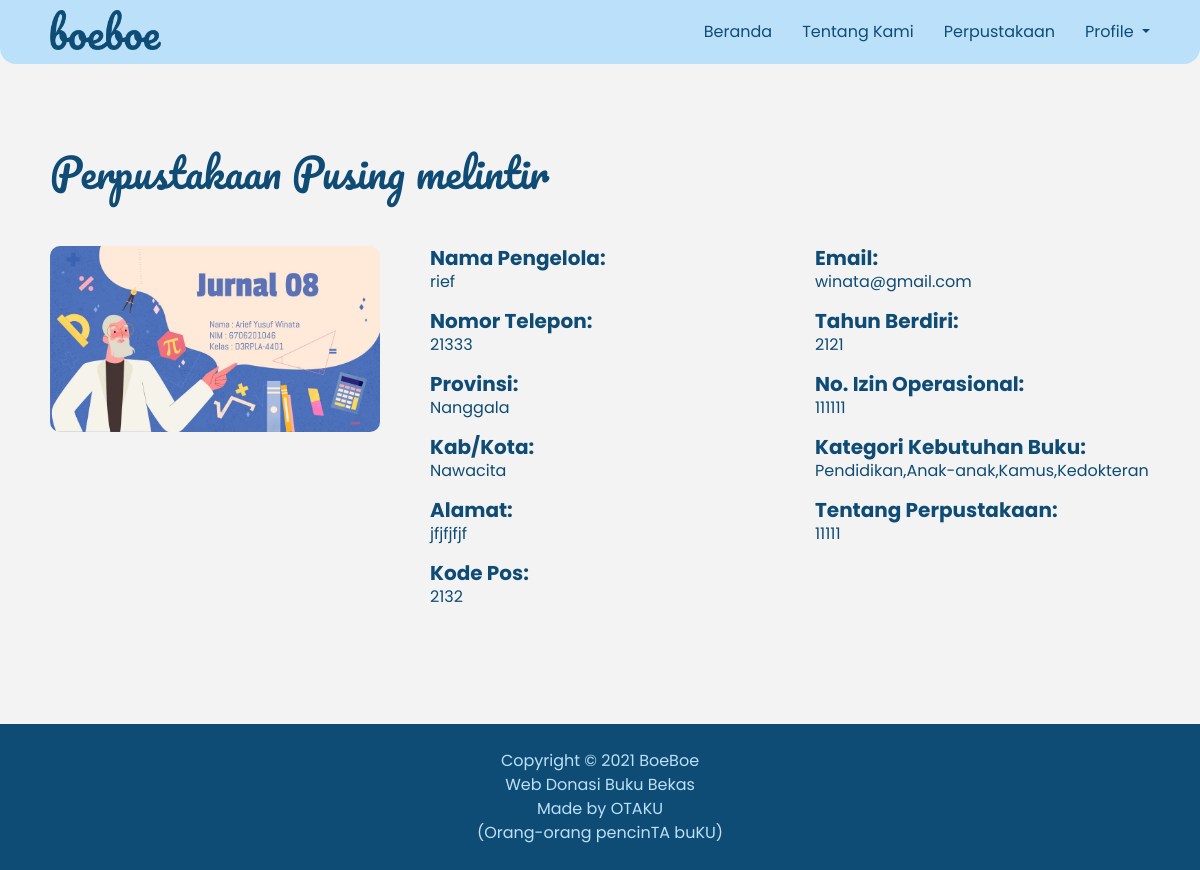
/assets/detailPerpus.php?id=43 (signed in), run on the app's committed database.
### tables this page shows
CREATE TABLE `perpus_daftar` (
  `id_perpus` int(11) NOT NULL,
  `id_loginPerpus` int(11) NOT NULL,
  `namaPengelola_perpus` varchar(100) NOT NULL,
  `nama_perpus` varchar(100) NOT NULL,
  `tahunBerdiri_perpus` varchar(50) NOT NULL,
  `noIzin_perpus` int(50) NOT NULL,
  `id_alamatPerpus` int(11) NOT NULL,
  `id_kategoriPerpus` int(11) NOT NULL,
  `noTelepon_perpus` int(50) NOT NULL,
  `tentang_perpus` varchar(100) NOT NULL,
  `gambar_perpus` varchar(100) NOT NULL
);

CREATE TABLE `perpus_alamat` (
  `id_alamatPerpusAktif` int(11) NOT NULL,
  `provinsi` varchar(100) NOT NULL,
  `kabupaten_kota` varchar(100) NOT NULL,
  `kecamatan` varchar(100) NOT NULL,
  `desa_kelurahan` varchar(100) NOT NULL,
  `rt` varchar(50) NOT NULL,
  `rw` varchar(50) NOT NULL,
  `jalan` varchar(100) NOT NULL,
  `kodePos` int(5) NOT NULL
);

CREATE TABLE `perpus_aktif` (
  `id_akunPerpus` int(11) NOT NULL,
  `email_perpus` varchar(100) NOT NULL,
  `password_perpus` varchar(200) NOT NULL
);

CREATE TABLE `kategori_kebutuhan` (
  `id_kategori` int(11) NOT NULL,
  `jenis_kategori` varchar(200) NOT NULL
);

### assets/detailPerpus.php (the view, shortened to what this page needs)
<?php
    require "../action/config.php";
    $id = $_GET['id'];
    $query = "SELECT * FROM `perpus_daftar`
    JOIN `perpus_alamat` ON `perpus_alamat`.id_alamatPerpusAktif = `perpus_daftar`.id_alamatPerpus
    JOIN `perpus_aktif` ON `perpus_aktif`.id_akunPerpus = `perpus_daftar`.id_loginPerpus
    JOIN `kategori_kebutuhan` ON `kategori_kebutuhan`.id_kategori = `perpus_daftar`.id_kategoriPerpus
    WHERE id_perpus = $id ";
    $result = mysqli_query($conn, $query);
    $data = mysqli_fetch_assoc($result);
?>
<!DOCTYPE html>
<html lang="id">
<head>
    <link href="https://cdn.jsdelivr.net/npm/bootstrap@5.0.0-beta3/dist/css/bootstrap.min.css" rel="stylesheet"
>
</head>
<body>
    <header>
        <div class="header">
            <img src="../image/logo-boeboe.png" alt="logo-boeboe">
        </div>
        <div class="navi">
            <ul>
                <li><a href="berandaPerpus.php#">Beranda</a></li>
                <li><a href="berandaPerpus.php#tentang-kami">Tentang Kami</a></li>
                <li><a href="listPerpustakaan.php">Perpustakaan</a></li>
                <li>
                    <div class="dropdown">
                        <a class="masuk dropdown-toggle" href="#" id="navbarDarkDropdownMenuLink" role="button"
                            data-bs-toggle="dropdown" aria-expanded="false">
                            Profile
                        </a>
                    </div>
                </li>
            </ul>
        </div>
    </header>
    <div class="main">
        <div class="main-content">
            <div class="row">
                <h1 class="col-10">Perpustakaan <?php echo $data['nama_perpus'];?></h1>
            </div>
            <div class="content">
                <div style="width: 30%;">
                    <img src="../<?php echo $data['gambar_perpus'];?>" alt="Perpustakaan">
                </div>
                <div class="display-one">
                    <div>
                        <h5>Nama Pengelola:</h5>
                        <p><?php echo $data['namaPengelola_perpus'];?></p>
                    </div>
                    <div>
                        <h5>Nomor Telepon:</h5>
                        <p><?php echo $data['noTelepon_perpus'];?></p>
                    </div>
                    <div>
                        <h5>Provinsi:</h5>
                        <p><?php echo $data['provinsi'];?></p>
                    </div>
                    <div>
                        <h5>Kab/Kota:</h5>
                        <p><?php echo $data['kabupaten_kota'];?></p>
                    </div>
                    <div>
                        <h5>Alamat:</h5>
                        <p><?php echo $data['jalan'];?></p>
                    </div>
                    <div>
                        <h5>Kode Pos:</h5>
                        <p><?php echo $data['kodePos'];?></p>
                    </div>
                </div>
                <div class="display-two">
                    <div>
                        <h5>Email:</h5>
                        <p><?php echo $data['email_perpus'];?></p>
                    </div>
                    <div>
                        <h5>Tahun Berdiri:</h5>
                        <p><?php echo $data['tahunBerdiri_perpus'];?></p>
                    </div>
                    <div>
                        <h5>No. Izin Operasional:</h5>
                        <p><?php echo $data['noIzin_perpus'];?></p>
                    </div>
                    <div>
                        <h5>Kategori Kebutuhan Buku:</h5>
                        <p><?php echo $data['jenis_kategori'];?></p>
                    </div>
                    <div>
                        <h5>Tentang Perpustakaan:</h5>
                        <p><?php echo $data['tentang_perpus'];?></p>
                    </div>
                </div>
            </div>
        </div>
    </div>
    <footer>
        <p>Copyright &#169 2021 BoeBoe<br>Web Donasi Buku Bekas</p>
        <p>Made by OTAKU<br>(Orang-orang pencinTA buKU)</p>
    </footer>
</body>
</html>

### data on the page
perpus_daftar: nama_perpus "Pusing melintir", gambar_perpus (picture), namaPengelola_perpus "rief", noTelepon_perpus "21333", id_alamatPerpus.provinsi "Nanggala", id_alamatPerpus.kabupaten_kota "Nawacita", id_alamatPerpus.jalan "jfjfjfjf", id_alamatPerpus.kodePos "2132", id_loginPerpus.email_perpus "winata@gmail.com", tahunBerdiri_perpus "2121", noIzin_perpus "111111", id_kategoriPerpus.jenis_kategori "Pendidikan,Anak-anak,Kamus,Kedokteran", tentang_perpus "11111"
